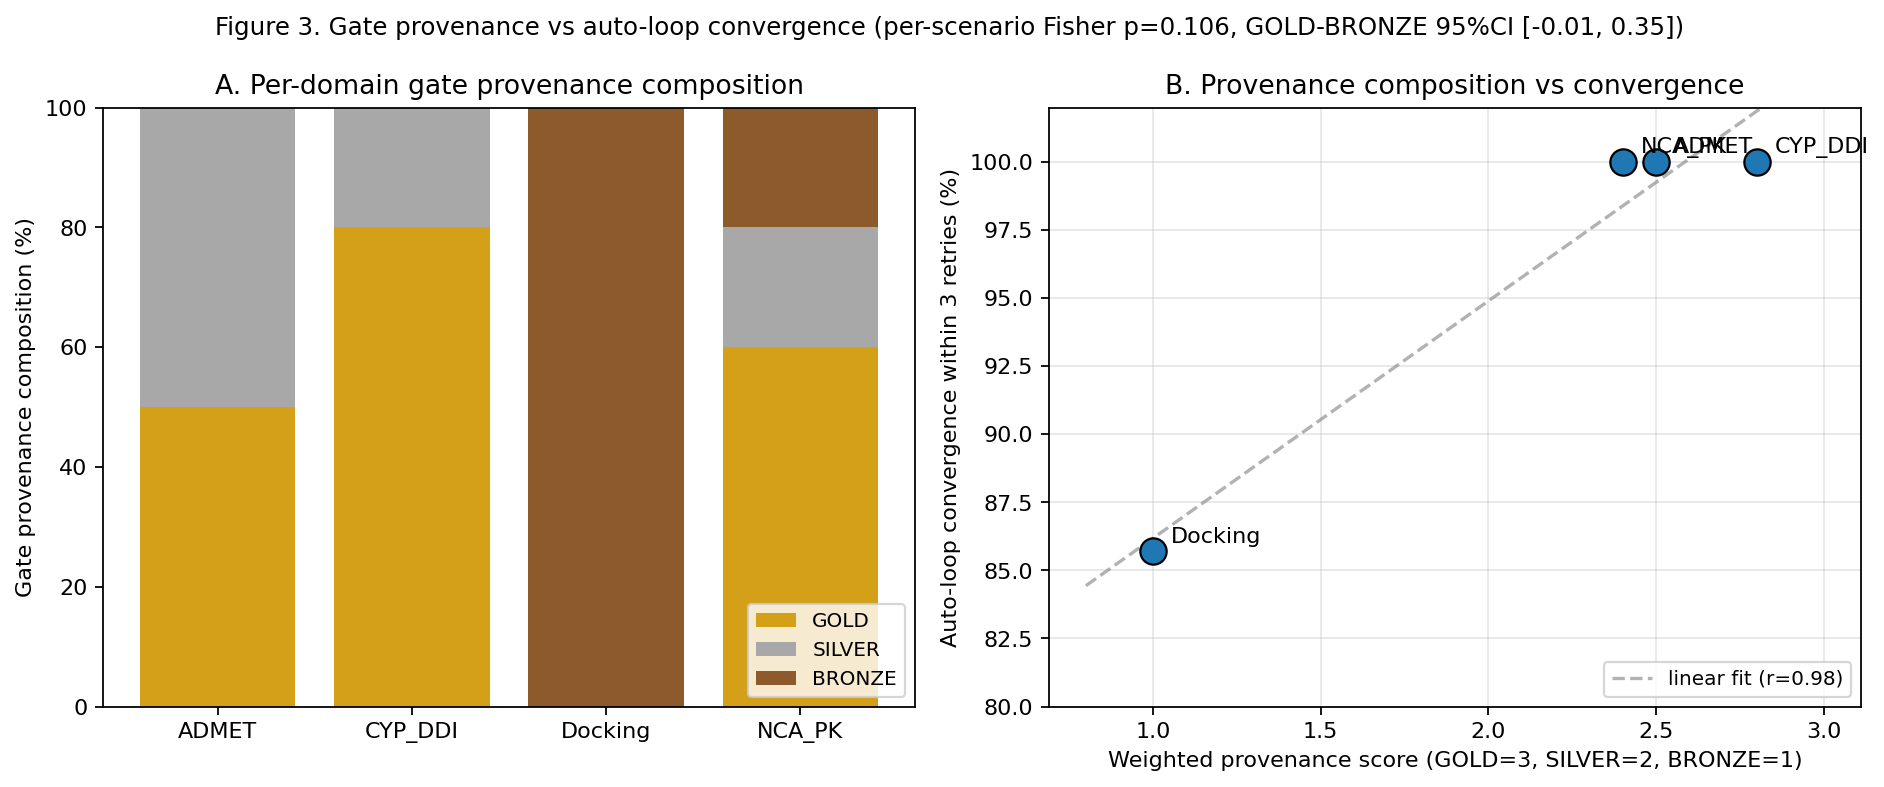

Generate this figure with Python:
"""E3: Correlation between QC gate provenance grade and auto-loop convergence.

Joins evaluation/results/autoloop/autoloop_results.csv to a gate→provenance
mapping derived from backend/config/qc_evidence.yaml, then:
  - per-scenario 2x3 contingency table (converged x {GOLD, SILVER, BRONZE})
  - Fisher's exact / chi-squared test
  - bootstrap 95% CI on GOLD-vs-BRONZE convergence difference
  - per-domain stacked-bar + scatter Figure 3

Writes:
  results/e3_provenance_correlation.csv
  figures/e3_provenance_correlation.png
"""
from __future__ import annotations

import csv
from pathlib import Path
from collections import Counter, defaultdict

import numpy as np
import matplotlib.pyplot as plt
from scipy import stats

ROOT = Path(__file__).resolve().parents[3]
RESULTS_CSV = ROOT / "evaluation/results/autoloop/autoloop_results.csv"
OUT_DIR = Path(__file__).resolve().parents[1]
RES_DIR = OUT_DIR / "results"
FIG_DIR = OUT_DIR / "figures"
RES_DIR.mkdir(exist_ok=True, parents=True)
FIG_DIR.mkdir(exist_ok=True, parents=True)

# --- Gate → provenance mapping (derived from backend/config/qc_evidence.yaml) ---
# `none`        : no failing gate triggered (baseline pass) — excluded from
#                 provenance analysis (no remediation to attribute).
# `persistent`  : escalated after multiple failed remediations — attributed to
#                 the dominant gate of that domain (best-effort).
# `multi`       : two simultaneous gate failures (ADMET) — attributed to the
#                 lowest-provenance triggering gate (conservative).
GATE_PROV = {
    ("ADMET", "hERG"): "GOLD",            # admet_herg_ic50
    ("ADMET", "Ames"): "GOLD",            # admet_ames
    ("ADMET", "DILI"): "SILVER",          # admet_dili_probability
    ("ADMET", "multi"): "SILVER",         # mixed hERG+DILI/Ro5 — take min
    ("ADMET", "persistent"): "GOLD",      # dominant ADMET gates are GOLD
    ("CYP_DDI", "R1_clinical"): "GOLD",   # cyp_ddi_r1_basic
    ("CYP_DDI", "R1_investigate"): "GOLD",
    ("CYP_DDI", "persistent"): "GOLD",
    ("Docking", "weak_score"): "BRONZE",  # docking_binding_score
    ("Docking", "no_poses"): "BRONZE",    # docking_valid_poses
    ("Docking", "persistent"): "BRONZE",
    ("NCA_PK", "high_extrap"): "GOLD",    # nca_auc_extrap
    ("NCA_PK", "poor_slope"): "SILVER",   # nca_terminal_slope_coverage
    ("NCA_PK", "persistent"): "GOLD",     # AUC-extrap is dominant
}

PROV_SCORE = {"GOLD": 3, "SILVER": 2, "BRONZE": 1}
COLORS = {"GOLD": "#d4a017", "SILVER": "#a8a8a8", "BRONZE": "#8c5a2b"}


def load_rows():
    with RESULTS_CSV.open() as f:
        return list(csv.DictReader(f))


def main():
    rows = load_rows()

    # Per-scenario: keep only rows with a non-`none` gate (remediation actually triggered)
    triggered = [r for r in rows if r["gate_type"] != "none"]

    # 2x3 contingency: converged x {GOLD, SILVER, BRONZE}
    per_grade = defaultdict(lambda: {"converged": 0, "escalated": 0, "iters": []})
    per_scenario_records = []

    for r in triggered:
        key = (r["domain"], r["gate_type"])
        prov = GATE_PROV.get(key)
        if prov is None:
            continue
        converged = r["escalated"] == "False"
        per_grade[prov]["converged" if converged else "escalated"] += 1
        per_grade[prov]["iters"].append(int(r["iterations"]))
        per_scenario_records.append({
            "task_id": r["task_id"],
            "domain": r["domain"],
            "gate_type": r["gate_type"],
            "provenance": prov,
            "converged": int(converged),
            "iterations": int(r["iterations"]),
            "escalated": r["escalated"],
        })

    # Write per-scenario CSV
    out_csv = RES_DIR / "e3_provenance_correlation.csv"
    with out_csv.open("w", newline="") as f:
        w = csv.DictWriter(f, fieldnames=list(per_scenario_records[0].keys()))
        w.writeheader()
        w.writerows(per_scenario_records)

    # --- Contingency table & stats ---
    grades = ["GOLD", "SILVER", "BRONZE"]
    conv = [per_grade[g]["converged"] for g in grades]
    esc = [per_grade[g]["escalated"] for g in grades]
    table = np.array([conv, esc])
    n_by_grade = [c + e for c, e in zip(conv, esc)]
    rate_by_grade = [c / (c + e) if (c + e) else 0 for c, e in zip(conv, esc)]

    print("\n=== 2x3 Contingency (converged x grade) ===")
    print(f"             {'GOLD':>8} {'SILVER':>8} {'BRONZE':>8}")
    print(f"converged   {conv[0]:>8d} {conv[1]:>8d} {conv[2]:>8d}")
    print(f"escalated   {esc[0]:>8d} {esc[1]:>8d} {esc[2]:>8d}")
    print(f"rate        {rate_by_grade[0]:>8.3f} {rate_by_grade[1]:>8.3f} {rate_by_grade[2]:>8.3f}")
    print(f"N           {n_by_grade[0]:>8d} {n_by_grade[1]:>8d} {n_by_grade[2]:>8d}")

    chi2, p_chi2, dof, expected = stats.chi2_contingency(table)
    print(f"\nChi-squared: chi2={chi2:.3f}, dof={dof}, p={p_chi2:.4f}")
    if (expected < 5).any():
        print(f"  (expected cell <5 present — Fisher's exact preferred)")

    # Fisher's exact on GOLD vs BRONZE (2x2)
    sub = np.array([[conv[0], conv[2]], [esc[0], esc[2]]])
    odds, p_fisher = stats.fisher_exact(sub, alternative="two-sided")
    print(f"Fisher GOLD vs BRONZE: odds={odds:.3f}, p={p_fisher:.4f}")

    # Bootstrap 95% CI on (rate_GOLD - rate_BRONZE)
    gold_outcomes = [1] * conv[0] + [0] * esc[0]
    bronze_outcomes = [1] * conv[2] + [0] * esc[2]
    rng = np.random.default_rng(42)
    diffs = []
    for _ in range(1000):
        g = rng.choice(gold_outcomes, size=len(gold_outcomes), replace=True)
        b = rng.choice(bronze_outcomes, size=len(bronze_outcomes), replace=True)
        diffs.append(g.mean() - b.mean())
    ci_lo, ci_hi = np.percentile(diffs, [2.5, 97.5])
    obs_diff = rate_by_grade[0] - rate_by_grade[2]
    print(f"Observed rate diff (GOLD - BRONZE) = {obs_diff:.3f}")
    print(f"Bootstrap 95% CI: [{ci_lo:.3f}, {ci_hi:.3f}]")

    # Per-domain weighted provenance score vs convergence (from provided CSVs)
    per_domain = []
    with (RES_DIR / "e2_convergence_per_domain.csv").open() as f:
        conv_map = {r["domain"]: r for r in csv.DictReader(f)}
    with (RES_DIR / "e2_provenance_per_domain.csv").open() as f:
        for r in csv.DictReader(f):
            d = r["domain"]
            g, s, b = int(r["gold"]), int(r["silver"]), int(r["bronze"])
            tot = g + s + b
            weighted = (3 * g + 2 * s + 1 * b) / tot if tot else 0
            per_domain.append({
                "domain": d,
                "gold": g, "silver": s, "bronze": b,
                "weighted_prov": weighted,
                "convergence_pct": float(conv_map[d]["autoloop_gate_pass_within_3_pct"]),
                "escalation_pct": float(conv_map[d]["escalation_rate_pct"]),
            })
    # Pearson on 4 points (descriptive)
    xs = np.array([d["weighted_prov"] for d in per_domain])
    ys = np.array([d["convergence_pct"] for d in per_domain])
    r_pearson, p_pearson = stats.pearsonr(xs, ys)
    print(f"\nPer-domain (N=4): Pearson r={r_pearson:.3f}, p={p_pearson:.4f}  (descriptive only)")

    # === Figure 3 ===
    fig, (axA, axB) = plt.subplots(1, 2, figsize=(12, 5))

    # Panel A — stacked bars
    domains = [d["domain"] for d in per_domain]
    gold_pcts = [d["gold"] / (d["gold"]+d["silver"]+d["bronze"]) * 100 for d in per_domain]
    silver_pcts = [d["silver"] / (d["gold"]+d["silver"]+d["bronze"]) * 100 for d in per_domain]
    bronze_pcts = [d["bronze"] / (d["gold"]+d["silver"]+d["bronze"]) * 100 for d in per_domain]
    axA.bar(domains, gold_pcts, color=COLORS["GOLD"], label="GOLD")
    axA.bar(domains, silver_pcts, bottom=gold_pcts, color=COLORS["SILVER"], label="SILVER")
    axA.bar(domains, bronze_pcts,
            bottom=[g + s for g, s in zip(gold_pcts, silver_pcts)],
            color=COLORS["BRONZE"], label="BRONZE")
    axA.set_ylabel("Gate provenance composition (%)")
    axA.set_title("A. Per-domain gate provenance composition")
    axA.legend(loc="lower right", fontsize=9)
    axA.set_ylim(0, 100)

    # Panel B — weighted provenance vs convergence
    for d in per_domain:
        axB.scatter(d["weighted_prov"], d["convergence_pct"], s=140,
                    color="#1f77b4", edgecolor="black", zorder=3)
        axB.annotate(d["domain"], (d["weighted_prov"], d["convergence_pct"]),
                     textcoords="offset points", xytext=(8, 4), fontsize=10)
    # Regression line (descriptive)
    slope, intercept = np.polyfit(xs, ys, 1)
    xline = np.linspace(xs.min() - 0.2, xs.max() + 0.2, 50)
    axB.plot(xline, slope * xline + intercept, "--", color="gray", alpha=0.6,
             label=f"linear fit (r={r_pearson:.2f})")
    axB.set_xlabel("Weighted provenance score (GOLD=3, SILVER=2, BRONZE=1)")
    axB.set_ylabel("Auto-loop convergence within 3 retries (%)")
    axB.set_title("B. Provenance composition vs convergence")
    axB.set_ylim(80, 102)
    axB.legend(loc="lower right", fontsize=9)
    axB.grid(alpha=0.3)

    plt.suptitle(
        f"Figure 3. Gate provenance vs auto-loop convergence "
        f"(per-scenario Fisher p={p_fisher:.3f}, GOLD-BRONZE 95%CI [{ci_lo:.2f}, {ci_hi:.2f}])",
        fontsize=11,
    )
    plt.tight_layout()
    out_fig = FIG_DIR / "e3_provenance_correlation.png"
    plt.savefig(out_fig, dpi=160, bbox_inches="tight")
    print(f"\nWrote {out_fig}")
    print(f"Wrote {out_csv}")

    # Surface concentration of Docking escalations
    docking_esc = [r for r in per_scenario_records
                   if r["domain"] == "Docking" and not r["converged"]]
    types = Counter(r["gate_type"] for r in docking_esc)
    print(f"\nDocking non-converged scenarios by gate_type: {dict(types)}")


if __name__ == "__main__":
    main()
